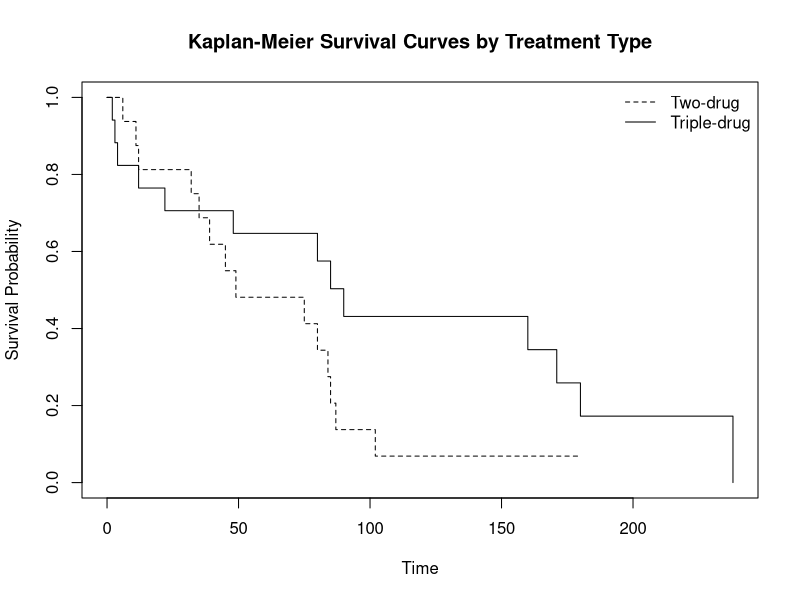

Write R code to recreate this figure.
# ============================================================
# HIV TREATMENT SURVIVAL ANALYSIS
# ============================================================
# Objective:
# Compare relapse-free survival between two-drug and triple-drug HIV treatments using survival analysis.
#
# Methods:
# - Kaplan-Meier survival estimation
# - Survival probabilities and confidence intervals
# - Cox proportional hazards regression
# - Proportional hazards diagnostics
# ============================================================

# ============================================================
# 1. DATA IMPORT & PREPARATION
# ============================================================

# Load package for survival analysis:
library(survival)

# Import HIV treatment dataset
hiv <- read.csv("data/HIV_Treatment_Data.csv")

# Inspect dataset structure
str(hiv)
head(hiv)

# Define the order of treatment groups 
hiv$treatment <- factor(hiv$treatment, levels = c("Two-drug", "Triple-drug"))

# Create survival object using relapse times and event status
hiv_surv <- Surv(time = hiv$time, event = hiv$status)

# ============================================================
# 2. KAPLAN-MEIER SURVIVAL ANALYSIS
# ============================================================

# Estimate relapse-free survival separately for each treatment group
km_fit <- survfit(hiv_surv ~ treatment, data = hiv)

# Plot Kaplan-Meier survival curves
plot(km_fit, lty = 2:1,
     xlab = "Time",
     ylab = "Survival Probability",
     main = "Kaplan-Meier Survival Curves by Treatment Type")

# Add treatment key to top right of the graph
legend("topright", legend =  levels(hiv$treatment), lty = 2:1, bty = "n")

# ============================================================
# 3. SURVIVAL PROBABILITIES AND CONFIDENCE INTERVALS
# ============================================================

# Estimate relapse-free survival probabilities at day 120
km_120 <- summary(km_fit, times = 120)

# Output survival estimates and confidence intervals
km_120

# Output lower and upper 95% confidence limits
km_120$lower
km_120$upper

# ============================================================
# 4. COX PROPORTIONAL HAZARDS REGRESSION
# ============================================================

# Fit Cox model to assess the association between treatment type and hazard of CD4 relapse
